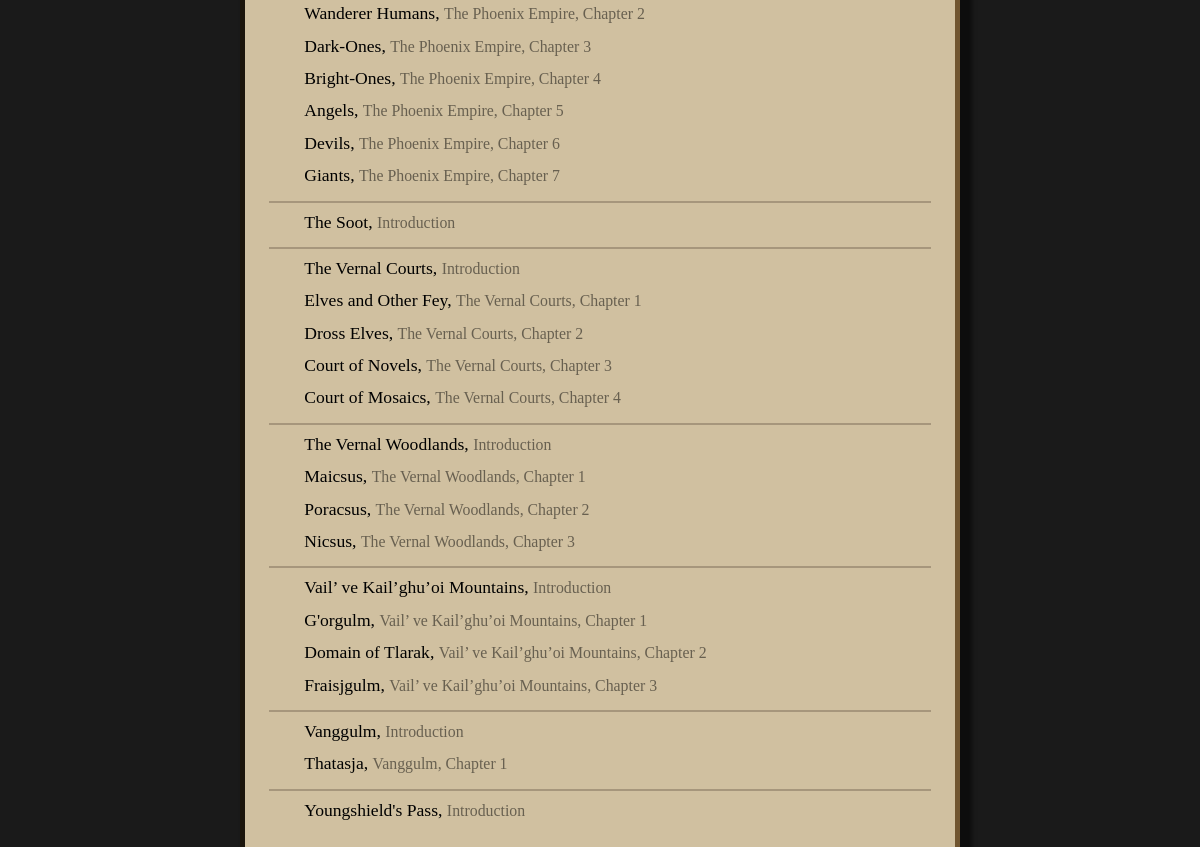
The page /search (lower part) on the database as committed earlier.
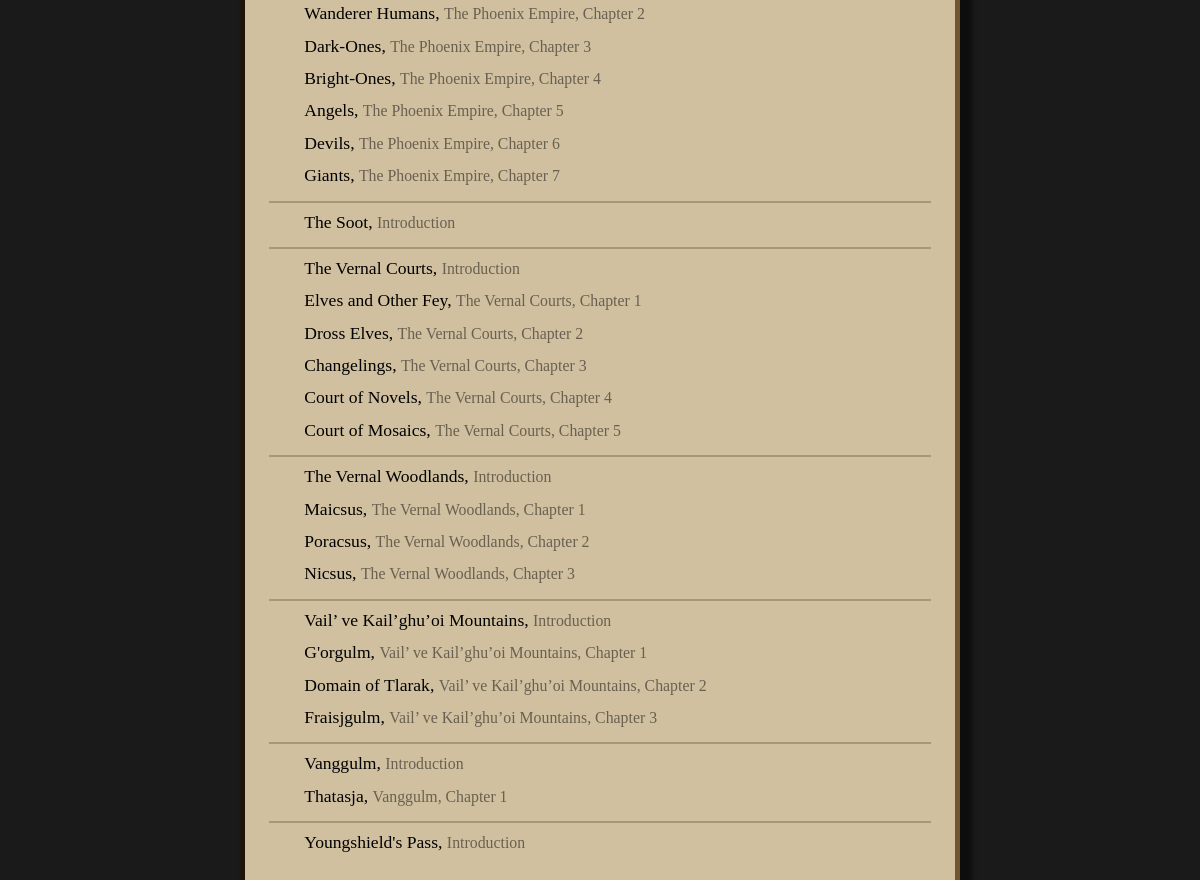
The same page on the database as committed later.
### wiki/models.py (models this page shows, shortened)
class InfoPage(models.Model):
    short_title = models.CharField(max_length = 64, primary_key=True)
    def title(self):
        return self.short_title #self.full_title if self.full_title else self.short_title
    def prev_page(self):
        try:
            return InfoPage.objects.get(next_page = self)
        except (InfoPage.MultipleObjectsReturned, InfoPage.DoesNotExist):
            return None
    def _chapter(self):
        prev = self
        i = 0
        while True:
            new_prev = prev.prev_page()
            if new_prev:
                prev = new_prev
            else:
                break
            i += 1
        return (prev, i)
    def chapter_info(self):
        return self._chapter()[0]
    def chapter_number(self):
        return self._chapter()[1]
    def chapter(self):
        info, number = self._chapter()
        return "{}, Chapter {}".format(info.title(), number) if number > 0 else "Introduction"
    def is_secret(self):
        return len(self.text) == 0 and len(InfoSecret.objects.filter(page = self))
    quote = models.TextField(blank = True)
    text = models.TextField(blank = True)
    next_page = models.ForeignKey(to='self', on_delete=models.SET_NULL, null=True, blank=True)
    def is_header(self):
       return False

### wiki/views.py (the view)
# urls.py: path('search', views.search, name='search'),
def search(request):
	context = base_context(request)
	context['bad_terms'] = []
	infos = InfoPage.objects.all()
	infos = search_objects(infos, context['terms'], "text", "short_title", context["bad_terms"])
	infos = sorted(list(infos), key = lambda i : (i.chapter_info().title(), i.chapter_number()))
	i = 0
	while i+1 < len(infos):
		if infos[i].chapter_info() != infos[i+1].chapter_info():
			infos.insert(i+1, SearchHeader())
			i += 1
		i += 1
	context['infos'] = infos
	return render(request, 'wiki/search.html', context)

### util.py (called while the page is built)
def search(objects, terms, field, order_field, bad_terms):
    for term in terms:
        new_objects = objects.filter(**{field+"__icontains":term}).order_by(order_field)
        if new_objects.count():
            objects = new_objects
        else:
            bad_terms.append(term)
    return objects

### wiki/views.py (called while the page is built)
def pop_popup(request):
	queue = request.session.get('popupforms', [])
	if queue and isinstance(queue, list):
		r = queue.pop(0)
		request.session['popupforms'] = queue
		return r
	else:
		return None

	def is_header(self):
		return True

### wiki/templates/wiki/search.html (shortened to what this page needs)
{% extends "wiki/index.html" %}
{% load static %}
{% block head %}
    <link rel="stylesheet" href="{% static 'wiki/search.css' %}"/>
{% endblock %}
{% block content %}
    <div class="textbox">
        {% for info in infos %}
			{% if info.is_header %}
				<div class='searchheader'></div>
			{% else %}
            	<a class='searchresult' href="{% url 'info' info.pk %}?terms={{terms_str}}">
					{% if not info.is_secret %}
						{{ info.short_title }},
					{% endif %}
					<span class="chapter">{{ info.chapter }}</span>
				</a>
			{% endif %}
        {% endfor %}
    </div>
{% endblock %}

Rows that differ between the two databases and show on the page:
added InfoPage: short_title "Changelings", chapter "The Vernal Courts, Chapter 3"
computed for InfoPage "Court of Novels": chapter "The Vernal Courts, Chapter 3" → "The Vernal Courts, Chapter 4"
computed for InfoPage "Court of Mosaics": chapter "The Vernal Courts, Chapter 4" → "The Vernal Courts, Chapter 5"
